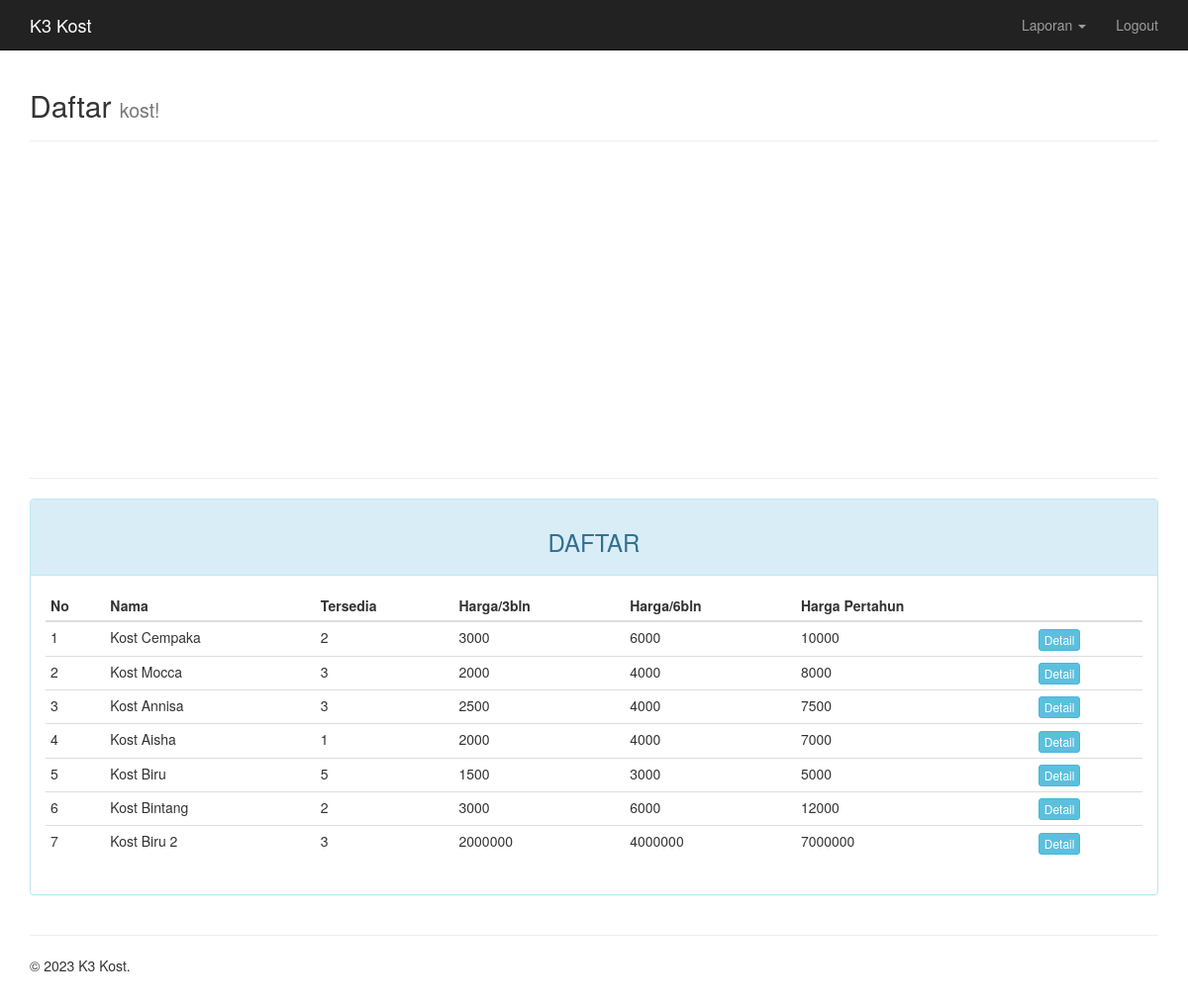
The app's page /EKOS/admin/index.php?page=kost (signed in) with its own data.
### tables this page shows
CREATE TABLE `kost` (
  `id_kost` int(11) NOT NULL,
  `id_pemilik` int(11) NOT NULL,
  `nama` varchar(20) NOT NULL,
  `alamat` varchar(50) NOT NULL,
  `tersedia` int(2) NOT NULL,
  `status` enum('Laki-laki','Perempuan') DEFAULT NULL,
  `fasilitas` text NOT NULL,
  `harga_3bulan` int(9) NOT NULL,
  `harga_6bulan` int(9) NOT NULL,
  `harga_pertahun` int(9) NOT NULL,
  `pengunjung` int(11) DEFAULT NULL,
  `kontak` varchar(15) DEFAULT NULL
);

### EKOS/admin/page/kost.php (the view)
<div class="container">
	<div class="page-header">
		<h2>Daftar <small>kost!</small></h2>
	</div>
	<div class="row">
		<div class="col-md-12">
			<div id="map" style="width:100%; height:300px"></div>
		</div>
	</div>
	<hr>
	<div class="row">
		<div class="col-md-12">
		    <div class="panel panel-info">
		        <div class="panel-heading"><h3 class="text-center">DAFTAR</h3></div>
		        <div class="panel-body">
		            <table class="table table-condensed">
		                <thead>
		                    <tr>
		                        <th>No</th>
														<th>Nama</th>
		                        <th>Tersedia</th>
		                        <th>Harga/3bln</th>
		                        <th>Harga/6bln</th>
		                        <th>Harga Pertahun</th>
		                        <th></th>
		                    </tr>
		                </thead>
		                <tbody>
		                    <?php $no = 1; ?>
		                    <?php if ($query = $connection->query("SELECT * FROM kost")): ?>
		                        <?php while($row = $query->fetch_assoc()): ?>
		                        <tr>
		                            <td><?=$no++?></td>
		                            <td><?=$row['nama']?></td>
		                            <td><?=$row['tersedia']?></td>
		                            <td><?=$row['harga_3bulan']?></td>
		                            <td><?=$row['harga_6bulan']?></td>
		                            <td><?=$row['harga_pertahun']?></td>
		                            <td>
																	<a href="?page=kost&action=detail&key=<?=$row['id_kost']?>" class="btn btn-info btn-xs">Detail</a>
		                            </td>
		                        </tr>
		                        <?php endwhile ?>
		                    <?php endif ?>
		                </tbody>
		            </table>
		        </div>
		    </div>
		</div>
	</div>
</div>

### EKOS/assets/css/jumbotron.css (style rules this page uses)
body { padding-top: 50px; padding-bottom: 20px; }

### records on screen
kost: nama "Kost Cempaka", tersedia "2", harga_3bulan "3000", harga_6bulan "6000", harga_pertahun "10000"
kost: nama "Kost Mocca", tersedia "3", harga_3bulan "2000", harga_6bulan "4000", harga_pertahun "8000"
kost: nama "Kost Annisa", tersedia "3", harga_3bulan "2500", harga_6bulan "4000", harga_pertahun "7500"
kost: nama "Kost Aisha", tersedia "1", harga_3bulan "2000", harga_6bulan "4000", harga_pertahun "7000"
kost: nama "Kost Biru", tersedia "5", harga_3bulan "1500", harga_6bulan "3000", harga_pertahun "5000"
kost: nama "Kost Bintang", tersedia "2", harga_3bulan "3000", harga_6bulan "6000", harga_pertahun "12000"
kost: nama "Kost Biru 2", tersedia "3", harga_3bulan "2000000", harga_6bulan "4000000", harga_pertahun "7000000"
